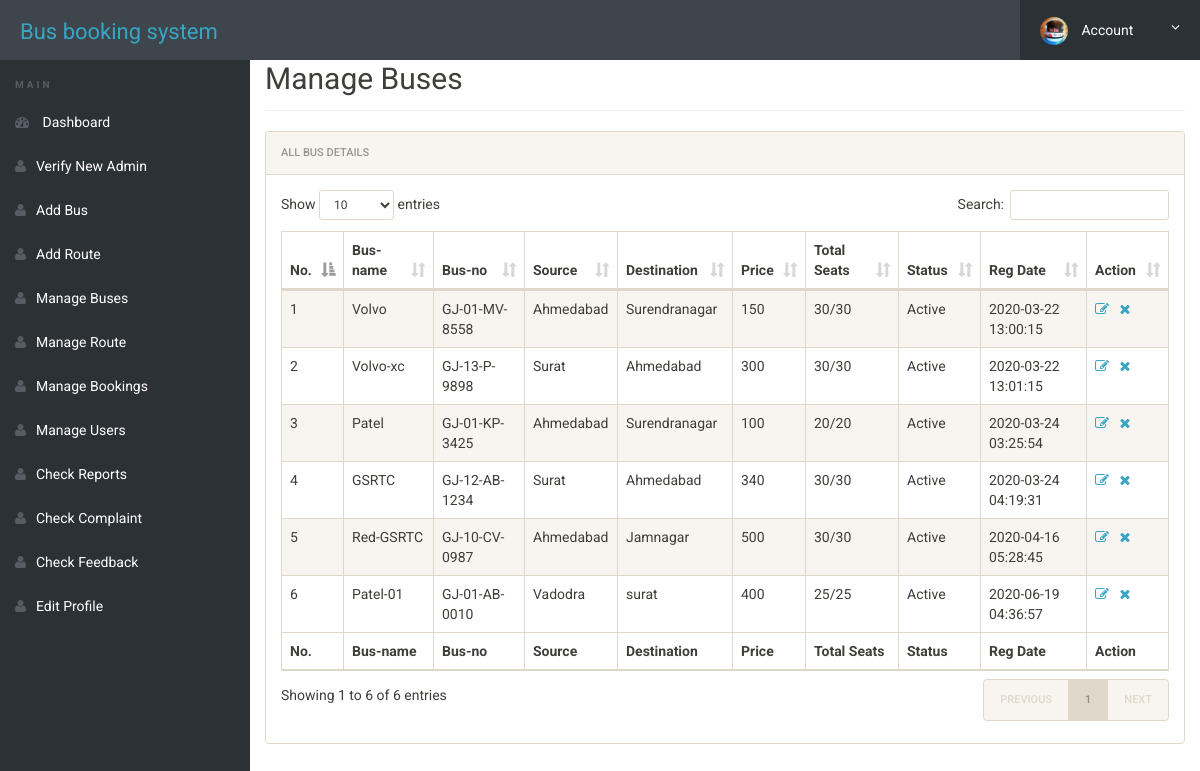
Page /admin/manage-buses.php (signed in) on the committed database.
### tables this page shows
CREATE TABLE IF NOT EXISTS `buses` (
  `id` int(11) NOT NULL AUTO_INCREMENT,
  `rid` varchar(11) NOT NULL,
  `bname` varchar(30) NOT NULL,
  `bno` varchar(30) NOT NULL,
  `total_seat` int(30) NOT NULL,
  `source` varchar(50) NOT NULL,
  `destination` varchar(50) NOT NULL,
  `arrival` varchar(10) NOT NULL,
  `departure` varchar(10) NOT NULL,
  `price` int(11) NOT NULL,
  `status` int(1) NOT NULL,
  `created_at` timestamp NOT NULL DEFAULT CURRENT_TIMESTAMP,
  `updated_at` timestamp NOT NULL DEFAULT CURRENT_TIMESTAMP,
  PRIMARY KEY (`id`),
  UNIQUE KEY `rid` (`rid`),
  UNIQUE KEY `bno` (`bno`)
);

### admin/manage-buses.php (the view, shortened to what this page needs)
<?php
include('includes/config.php');
?>
<!doctype html>
<html lang="en" class="no-js">
<head>
	<link rel="stylesheet" href="css/font-awesome.min.css">
	<link rel="stylesheet" href="css/bootstrap.min.css">
	<link rel="stylesheet" href="css/dataTables.bootstrap.min.css">
	<link rel="stylesheet" href="css/bootstrap-social.css">
	<link rel="stylesheet" href="css/bootstrap-select.css">
	<link rel="stylesheet" href="css/fileinput.min.css">
	<link rel="stylesheet" href="css/awesome-bootstrap-checkbox.css">
	<link rel="stylesheet" href="css/style.css">
</head>
<body>
	<?php include('includes/header.php');?>
	<div class="ts-main-content">
			<?php include('includes/sidebar.php');?>
		<div class="content-wrapper">
			<div class="container-fluid">
				<div class="row">
					<div class="col-md-12">
						<h2 class="page-title" style="margin-top:4%">Manage Buses</h2>
						<div class="panel panel-default">
							<div class="panel-heading">All bus Details</div>
							<div class="panel-body">
								<table id="zctb" class="display table table-striped table-bordered table-hover" cellspacing="0" width="100%">
									<thead>
										<tr>
											<th>No.</th>
											<th>Bus-name</th>
											<th>Bus-no</th>
											<th>Source</th>
											<th>Destination</th>
											<th>Price</th>
											<th>Total Seats</th>
											<th>Status</th>
											<th>Reg Date </th>
											<th>Action</th>
										</tr>
									</thead>
									<tfoot>
										<tr>
											<th>No.</th>
											<th>Bus-name</th>
											<th>Bus-no</th>
											<th>Source</th>
											<th>Destination</th>
											<th>Price</th>
											<th>Total Seats</th>
											<th>Status</th>
											<th>Reg Date</th>
											<th>Action</th>
										</tr>
									</tfoot>
									<tbody>
<?php
$ret="select * from buses";
$stmt= $mysqli->prepare($ret) ;
$stmt->execute() ;
$res=$stmt->get_result();
$cnt=1;
while($row=$res->fetch_object())
{
?>
<?php
$rid1=$row->rid;
$date=date('y-m-d');
$query1 = "select * from book where rid='$rid1' and book_date='$date'";
$q=mysqli_query($mysqli,$query1);
$i=mysqli_num_rows($q);
if($row->status == 1)
{
	$st = "Active";
}
else
{
	$st = "Inactive";
}
?>
<tr><td><?php echo $cnt;?></td>
<td><?php echo $row->bname;?></td>
<td><?php echo $row->bno;?></td>
<td><?php echo $row->source;?></td>
<td><?php echo $row->destination;?></td>
<td><?php echo $row->price;?></td>
<td><?php echo $row->total_seat-$i."/".$row->total_seat;?></td>
<td><?php echo $st;?></td>
<td><?php echo $row->created_at;?></td>
<td><a href="edit-buses.php?id=<?php echo $row->id;?>"><i class="fa fa-edit"></i></a>&nbsp;&nbsp;
<a href="manage-buses.php?del=<?php echo $row->id;?>" onclick="return confirm('Do you want to delete');"><i class="fa fa-close"></i></a></td>
										</tr>
									<?php
$cnt=$cnt+1;
									 } ?>
									</tbody>
								</table>
							</div>
						</div>
					</div>
				</div>
			</div>
		</div>
	</div>
</body>
</html>

### admin/includes/header.php (shortened to what this page needs)
<?php if(isset($_SESSION['id']))
{ ?><div class="brand clearfix">
		<a href="dashboard.php"><h1 style="font-size:22px;margin-bottom:-44px;margin-left:20px">Bus booking system</h1></a>
		<ul class="ts-profile-nav">
			<li class="ts-account">
				<a href="#"><img src="img/ts-avatar.jpg" class="ts-avatar hidden-side" alt=""> Account <i class="fa fa-angle-down hidden-side"></i></a>
			</li>
		</ul>
	</div>
	<?php } ?>

### admin/includes/sidebar.php
<nav class="ts-sidebar">
			<ul class="ts-sidebar-menu">
				<li class="ts-label">Main</li>
				<li><a href="dashboard.php"><i class="fa fa-dashboard"></i> Dashboard</a></li>
				<li><a href="verify-admin.php"><i class="fa fa-user"></i>Verify New Admin</a></li>
				<li><a href="add-buses.php"><i class="fa fa-user"></i>Add Bus</a></li>
				<li><a href="add-route.php"><i class="fa fa-user"></i>Add Route</a></li>
				<li><a href="manage-buses.php"><i class="fa fa-user"></i>Manage Buses</a></li>
				<li><a href="manage-route.php"><i class="fa fa-user"></i>Manage Route</a></li>
				<li><a href="manage-booking.php"><i class="fa fa-user"></i>Manage Bookings</a></li>
				<li><a href="manage-user.php"><i class="fa fa-user"></i>Manage Users</a></li>
				<li><a href="manage-reports.php"><i class="fa fa-user"></i>Check Reports</a></li>
				<li><a href="show-complaint.php"><i class="fa fa-user"></i>Check Complaint</a></li>
				<li><a href="show-feedback.php"><i class="fa fa-user"></i>Check Feedback</a></li>
				<li><a href="admin-profile.php"><i class="fa fa-user"></i>Edit Profile</a></li>
		</nav>

### admin/css/style.css (style rules this page uses)
html { font-size: 14px; }
@media only screen and (min-width: 480px) { html { font-size: 17px; } }
@media only screen and (min-width: 768px) { html { font-size: 14px; } }
body { font-size: 1em; }
a { color: #37a6c4; }
.panel { overflow: hidden; }
ul, li { margin: 0; padding: 0; list-style: none; }
.page-title { padding-bottom: 15px; margin-bottom: 20px; border-bottom: 1px solid #f0f0f0; }
.brand { background: #3e454c; position: relative; z-index: 3; position: fixed; width: 100%; top: 0; }
.brand .ts-profile-nav { float: right; display: none; }
.brand .ts-profile-nav li { float: left; position: relative; }
.brand .ts-profile-nav li a { display: block; padding: 20px; color: #fff; }
.brand .ts-profile-nav .ts-account .fa-angle-down { float: right; }
.brand .ts-profile-nav .ts-account > a { width: 180px; background: #2c3136; }
.brand .ts-profile-nav .ts-account .ts-avatar { border-radius: 50%; height: 28px; margin: -10px 0; margin-right: 10px; }
@media only screen and (min-width: 992px) { .brand .ts-profile-nav { display: block; } }
.ts-sidebar { background: #2c3136; max-height: 0; transition: max-height 0.3s; overflow: hidden; position: fixed; z-index: 2; width: 100%; bottom: 0; top: 60px; overflow-y: auto; }
@media only screen and (min-width: 992px) { .ts-sidebar { max-height: 100%; bottom: 0; } }
.ts-sidebar-menu .ts-label { color: #585c64; font-weight: bold; padding: 8px 15px; text-transform: uppercase; font-size: 10px; letter-spacing: 3px; margin-top: 10px; }
.ts-sidebar-menu a { display: block; text-decoration: none; padding: 12px 15px; color: #fff; }
.ts-sidebar-menu li { position: relative; }
.ts-sidebar-menu li i { color: #585c64; margin-right: 10px; }
.ts-main-content .content-wrapper { padding-top: 15px; margin-top: 10px; }
@media only screen and (min-width: 992px) { .ts-main-content .ts-sidebar { width: 250px; float: left; } }
@media only screen and (min-width: 992px) { .ts-main-content .content-wrapper { margin-left: 250px; } }

### rows in the picture
buses: bname "Volvo", bno "GJ-01-MV-8558", source "Ahmedabad", destination "Surendranagar", price "150", $row->total_seat-$i "30", total_seat "30", status "Active", created_at "2020-03-22 13:00:15"
buses: bname "Volvo-xc", bno "GJ-13-P-9898", source "Surat", destination "Ahmedabad", price "300", $row->total_seat-$i "30", total_seat "30", status "Active", created_at "2020-03-22 13:01:15"
buses: bname "Patel", bno "GJ-01-KP-3425", source "Ahmedabad", destination "Surendranagar", price "100", $row->total_seat-$i "20", total_seat "20", status "Active", created_at "2020-03-24 03:25:54"
buses: bname "GSRTC", bno "GJ-12-AB-1234", source "Surat", destination "Ahmedabad", price "340", $row->total_seat-$i "30", total_seat "30", status "Active", created_at "2020-03-24 04:19:31"
buses: bname "Red-GSRTC", bno "GJ-10-CV-0987", source "Ahmedabad", destination "Jamnagar", price "500", $row->total_seat-$i "30", total_seat "30", status "Active", created_at "2020-04-16 05:28:45"
buses: bname "Patel-01", bno "GJ-01-AB-0010", source "Vadodra", destination "surat", price "400", $row->total_seat-$i "25", total_seat "25", status "Active", created_at "2020-06-19 04:36:57"
